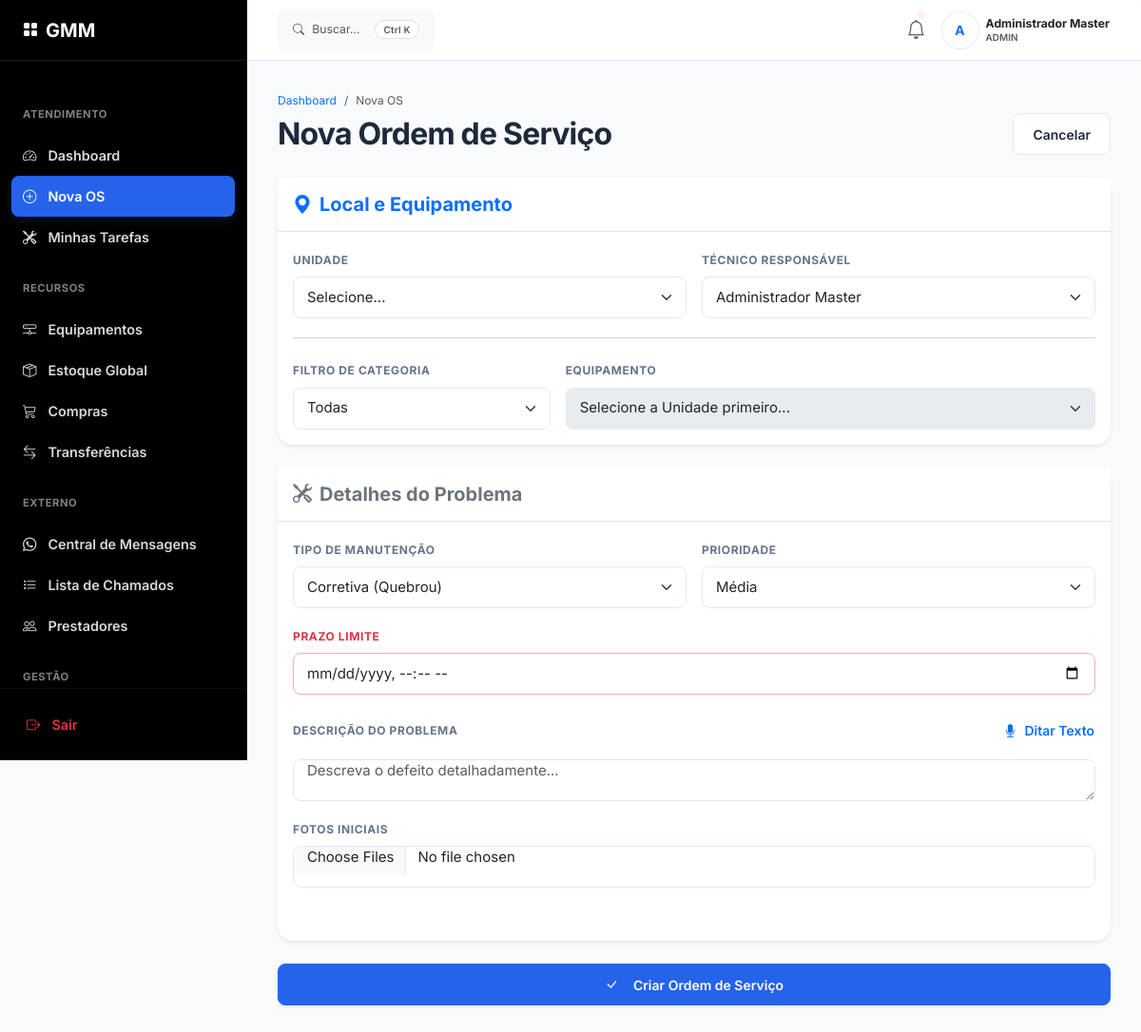
The page /os/nova (signed in) on the database its author committed.
### app/models/models.py (models this page shows, shortened)
class Usuario(UserMixin, db.Model):
    __tablename__ = 'usuarios'
    id = db.Column(db.Integer, primary_key=True)
    nome = db.Column(db.String(100), nullable=False)
    username = db.Column(db.String(50), unique=True, nullable=False)
    telefone = db.Column(db.String(20), nullable=True)
    email = db.Column(db.String(120), unique=True, nullable=True)
    senha_hash = db.Column(db.String(255), nullable=False)
    tipo = db.Column(db.String(20), nullable=False)
    foto_perfil = db.Column(db.String(255), nullable=True) # [Novo PRD 3.1.1]
    unidade_padrao_id = db.Column(db.Integer, db.ForeignKey('unidades.id'), nullable=True)
    ativo = db.Column(db.Boolean, default=True)
    ultimo_acesso = db.Column(db.DateTime, nullable=True)
    created_at = db.Column(db.DateTime, default=datetime.utcnow)
    registros = db.relationship('RegistroPonto', backref='usuario', lazy=True)

### app/routes/os.py (the view, shortened to what this page needs)
@bp.route('/nova', methods=['GET', 'POST'])
@login_required
def nova_os():
    unidades = Unidade.query.filter_by(ativa=True).all()
    tecnicos = Usuario.query.filter(Usuario.tipo.in_(['tecnico', 'admin'])).all()
    return render_template('os_nova.html', unidades=unidades, tecnicos=tecnicos)

### app/templates/os_nova.html (shortened to what this page needs)
{% extends "base.html" %}
{% block content %}
<div class="mb-4">
    <nav aria-label="breadcrumb" class="mb-1">
        <ol class="breadcrumb mb-0" style="font-size: 0.75rem;">
            <li class="breadcrumb-item"><a href="{{ url_for('ponto.index') }}"
                    class="text-decoration-none">Dashboard</a></li>
            <li class="breadcrumb-item active">Nova OS</li>
        </ol>
    </nav>
    <div class="d-flex align-items-center justify-content-between">
        <h2 class="mb-0 fw-bold">Nova Ordem de Serviço</h2>
        <a href="{{ url_for('ponto.index') }}" class="btn btn-secondary btn-sm">Cancelar</a>
    </div>
</div>
<form method="POST" enctype="multipart/form-data" id="formOS">
    <div class="card shadow-sm border-0 mb-4">
        <div class="card-header bg-white border-bottom py-3">
            <h5 class="mb-0 text-primary"><i class="bi bi-geo-alt-fill me-2"></i>Local e Equipamento</h5>
        </div>
        <div class="card-body">
            <div class="row g-3">
                <div class="col-md-6">
                    <label class="form-label">Unidade</label>
                    <select name="unidade_id" id="selectUnidade" class="form-select" required
                        onchange="carregarEquipamentos()">
                        <option value="" disabled selected>Selecione...</option>
                    </select>
                </div>
                <div class="col-md-6">
                    <label class="form-label">Técnico Responsável</label>
                    <select name="tecnico_id" class="form-select" required>
                        {% for t in tecnicos %}
                        <option value="{{ t.id }}" {% if t.id==current_user.id %}selected{% endif %}>{{ t.nome
                            }}</option>
                        {% endfor %}
                    </select>
                </div>
                <div class="col-12">
                    <hr class="text-muted opacity-25 my-1">
                </div>
                <div class="col-md-4">
                    <label class="form-label">Filtro de Categoria</label>
                    <select id="selectCategoria" class="form-select" onchange="carregarEquipamentos()">
                        <option value="" selected>Todas</option>
                    </select>
                </div>
                <div class="col-md-8">
                    <label class="form-label">Equipamento</label>
                    <select name="equipamento_id" id="selectEquipamento" class="form-select" required disabled>
                        <option value="">Selecione a Unidade primeiro...</option>
                    </select>
                </div>
            </div>
        </div>
    </div>
    <div class="card shadow-sm border-0 mb-4">
        <div class="card-header bg-white border-bottom py-3">
            <h5 class="mb-0 text-secondary"><i class="bi bi-tools me-2"></i>Detalhes do Problema</h5>
        </div>
        <div class="card-body">
            <div class="row g-3 mb-3">
                <div class="col-md-6">
                    <label class="form-label">Tipo de Manutenção</label>
                    <select name="tipo_manutencao" class="form-select">
                        <option value="corretiva">Corretiva (Quebrou)</option>
                    </select>
                </div>
                <div class="col-md-6">
                    <label class="form-label">Prioridade</label>
                    <select name="prioridade" class="form-select">
                        <option value="media" selected>Média</option>
                    </select>
                </div>
                <div class="col-12">
                    <label class="form-label text-danger">Prazo Limite</label>
                    <input type="datetime-local" name="prazo_conclusao" class="form-control border-danger-subtle"
                        required>
                </div>
            </div>
            <div class="mb-3">
                <label class="form-label d-flex justify-content-between align-items-center">
                    Descrição do Problema
                    <button type="button" class="btn btn-sm btn-link text-decoration-none p-0"
                        onclick="iniciarDitado('descricao_problema')">
                        <i class="bi bi-mic-fill text-primary"></i> <span id="micText">Ditar Texto</span>
                    </button>
                </label>
                <textarea name="descricao_problema" id="descricao_problema" class="form-control" rows="4" required
                    placeholder="Descreva o defeito detalhadamente..."></textarea>
            </div>
            <div class="mb-3">
                <label class="form-label">Fotos Iniciais</label>
                <input type="file" name="fotos_antes" class="form-control" multiple accept="image/*" id="inputFotos">
                <div id="previewFotos" class="d-flex mt-3 gap-2 overflow-auto pb-2"></div>
            </div>
        </div>
    </div>
    <div class="d-grid gap-2 mb-5">
        <button type="submit" class="btn btn-primary btn-lg shadow-sm">
            <i class="bi bi-check-lg me-2"></i> Criar Ordem de Serviço
        </button>
    </div>
</form>
{% endblock %}

### app/templates/base.html (shortened to what this page needs)
<!DOCTYPE html>
<html lang="pt-br">
<head>
    <link href="https://cdn.jsdelivr.net/npm/bootstrap@5.3.0/dist/css/bootstrap.min.css" rel="stylesheet">
    <link rel="stylesheet" href="https://cdn.jsdelivr.net/npm/bootstrap-icons@1.10.5/font/bootstrap-icons.css">
    <link rel="stylesheet" href="{{ url_for('static', filename='css/style.css') }}">
</head>
<body>
    <div class="app-shell">
        <aside class="offcanvas-lg offcanvas-start app-sidebar" tabindex="-1" id="sidebar"
            aria-labelledby="sidebarLabel">
            <div class="sidebar-header">
                <a class="text-white text-decoration-none d-flex align-items-center gap-2"
                    href="{{ url_for('ponto.index') }}">
                    <i class="bi bi-grid-fill text-accent"></i>
                    <span class="fw-bold fs-5">GMM</span>
                </a>
            </div>
            <div class="sidebar-nav">
                {% if current_user.is_authenticated %}
                <div class="nav-group">
                    <div class="nav-group-title">Atendimento</div>
                    <a href="{{ url_for('ponto.index') }}"
                        class="nav-link-saas {{ 'active' if request.endpoint == 'ponto.index' }}">
                        <i class="bi bi-speedometer2"></i> Dashboard
                    </a>
                    <a href="{{ url_for('os.nova_os') }}"
                        class="nav-link-saas {{ 'active' if request.endpoint == 'os.nova_os' }}">
                        <i class="bi bi-plus-circle"></i> Nova OS
                    </a>
                    <a href="{{ url_for('ponto.index') }}#minhas-os" class="nav-link-saas">
                        <i class="bi bi-tools"></i> Minhas Tarefas
                    </a>
                </div>
                <div class="nav-group">
                    <div class="nav-group-title">Recursos</div>
                    <a href="{{ url_for('equipamentos.listar') }}"
                        class="nav-link-saas {{ 'active' if 'equipamentos' in request.endpoint }}">
                        <i class="bi bi-hdd-network"></i> Equipamentos
                    </a>
                    <a href="{{ url_for('os.painel_estoque') }}"
                        class="nav-link-saas {{ 'active' if 'estoque' in request.endpoint }}">
                        <i class="bi bi-box-seam"></i> Estoque Global
                    </a>
                    {% if current_user.tipo in ['admin', 'comprador', 'gerente'] %}
                    <a href="{{ url_for('admin.compras_painel') }}"
                        class="nav-link-saas {{ 'active' if 'compras' in request.endpoint }}">
                        <i class="bi bi-cart3"></i> Compras
                    </a>
                    <a href="{{ url_for('admin.transferencias_painel') }}"
                        class="nav-link-saas {{ 'active' if 'transferencias' in request.endpoint }}">
                        <i class="bi bi-arrow-left-right"></i> Transferências
                    </a>
                    {% endif %}
                </div>
                <div class="nav-group">
                    <div class="nav-group-title">Externo</div>
                    <a href="{{ url_for('terceirizados.central_mensagens') }}"
                        class="nav-link-saas {{ 'active' if request.endpoint == 'terceirizados.central_mensagens' }}">
                        <i class="bi bi-whatsapp"></i> Central de Mensagens
                    </a>
                    <a href="{{ url_for('terceirizados.listar_chamados') }}"
                        class="nav-link-saas {{ 'active' if request.endpoint == 'terceirizados.listar_chamados' }}">
                        <i class="bi bi-list-task"></i> Lista de Chamados
                    </a>
                    {% if current_user.tipo in ['admin', 'gerente'] %}
                    <a href="{{ url_for('admin.dashboard', tab='terceirizados') }}" class="nav-link-saas">
                        <i class="bi bi-people"></i> Prestadores
                    </a>
                    {% endif %}
                </div>
                {% if current_user.tipo in ['admin', 'gerente'] %}
                <div class="nav-group">
                    <div class="nav-group-title">Gestão</div>
                </div>
                {% endif %}
                {% endif %}
            </div>
            {% if current_user.is_authenticated %}
            <div class="p-3 border-top border-secondary border-opacity-10">
                <a href="{{ url_for('auth.logout') }}" class="nav-link-saas text-danger">
                    <i class="bi bi-box-arrow-right"></i> Sair
                </a>
            </div>
            {% endif %}
        </aside>
        <div class="main-wrapper">
            <header class="app-header">
                <div class="d-flex align-items-center gap-3">
                    <button class="btn btn-secondary border-0 bg-light d-none d-md-flex align-items-center gap-2 px-3"
                        onclick="SearchModule.open()">
                        <i class="bi bi-search small text-muted"></i>
                        <span class="text-muted fw-normal small">Buscar...</span>
                        <span class="badge bg-white text-muted border ms-2" style="font-size: 10px;">Ctrl K</span>
                    </button>
                </div>
                <div class="d-flex align-items-center gap-3">
                    {% if current_user.is_authenticated %}
                    <button class="btn btn-icon text-muted position-relative p-0 border-0 bg-transparent">
                        <i class="bi bi-bell fs-5"></i>
                        <span
                            class="position-absolute top-0 start-100 translate-middle p-1 bg-danger border border-light rounded-circle"
                            style="margin-top: 5px; margin-left: -5px;">
                        </span>
                    </button>
                    <div class="dropdown">
                        <button
                            class="btn btn-link text-decoration-none p-0 d-flex align-items-center gap-2 dropdown-toggle-no-caret"
                            data-bs-toggle="dropdown">
                            <div class="avatar-circle bg-accent bg-opacity-10 text-accent fw-bold rounded-circle d-flex align-items-center justify-content-center"
                                style="width: 38px; height: 38px; border: 2px solid #fff; box-shadow: 0 0 0 1px var(--border);">
                                {{ current_user.nome[0] | upper }}
                            </div>
                            <div class="text-start d-none d-lg-block" style="line-height: 1.2;">
                                <div class="fw-bold text-dark small">{{ current_user.nome }}</div>
                                <div class="text-muted" style="font-size: 10px;">{{ current_user.tipo | upper }}</div>
                            </div>
                        </button>
                    </div>
                    {% endif %}
                </div>
            </header>
            <main class="content-inner">
                {% block content %}{% endblock %}
            </main>
        </div>
    </div>
</body>
</html>

### rows shown on the page
Usuario: nome "A", nome "Administrador Master", tipo "ADMIN"

### other values the page prints
form field tecnico_id "Administrador Master"
